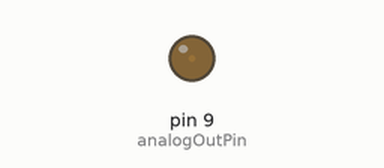
Recording of a sketch running on a simulated Arduino Uno, built with avr-gcc and run on an emulated ATmega328P. On the bench: output pins drawn as LEDs (lit = HIGH).

Above: at 0.05 s.
At 0.4 s:
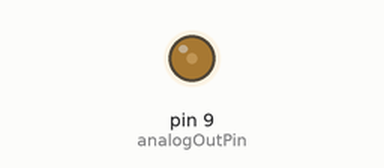
At 0.8 s:
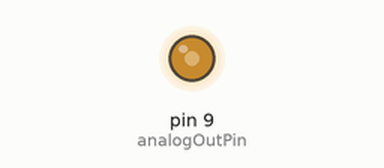
At 1.55 s:
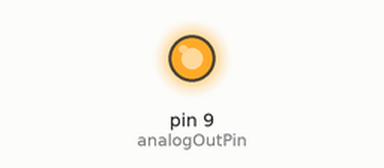
Timing chart, 0 to 3.6 s (numbered marks = the images above):
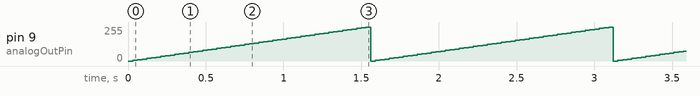

The sketch:

analog_output.ino
```cpp
int analogOutPin = 9;

void setup()  {

}

void loop()  {

  for(int fadeValue = 0 ; fadeValue <= 255; fadeValue +=5) {

      analogWrite(analogOutPin, fadeValue);
      delay(30);

   }
}
```

Measured:
- by itself, pin 9 (analogOutPin): ramps from 0/255 to 255/255 and jumps back, once every 1.6 s
